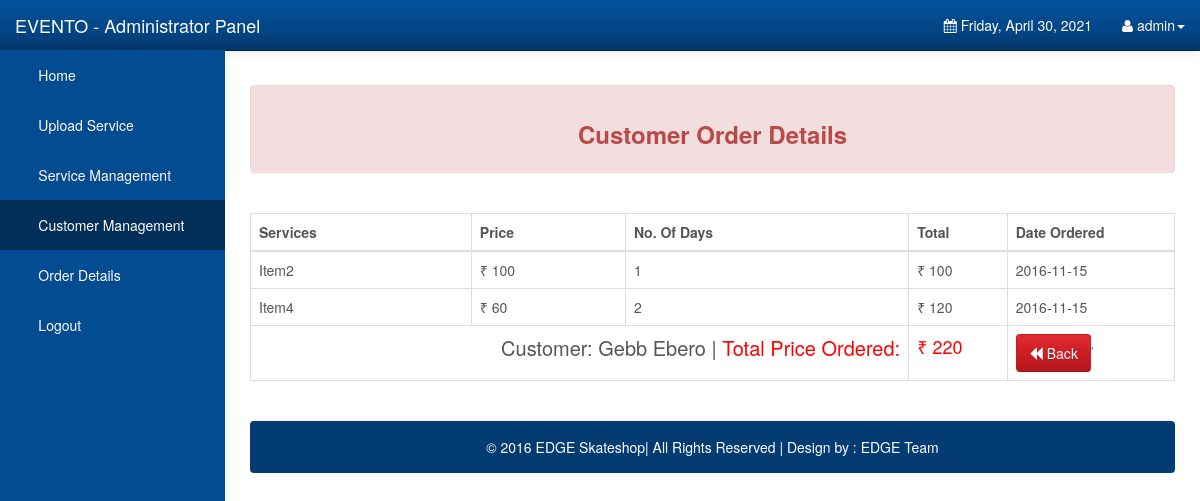
/Admin/view_orders.php?view_id=4 (signed in), run on the app's committed database.
### tables this page shows
CREATE TABLE `orderdetails` (
  `order_id` int(10) unsigned NOT NULL AUTO_INCREMENT,
  `user_id` int(11) NOT NULL DEFAULT '0',
  `order_name` varchar(1000) NOT NULL DEFAULT '',
  `order_price` double NOT NULL DEFAULT '0',
  `order_quantity` int(10) unsigned NOT NULL DEFAULT '0',
  `order_total` double NOT NULL DEFAULT '0',
  `order_status` varchar(45) NOT NULL DEFAULT '',
  `order_date` date NOT NULL DEFAULT '0000-00-00',
  PRIMARY KEY (`order_id`),
  KEY `FK_orderdetails_1` (`user_id`),
  CONSTRAINT `FK_orderdetails_1` FOREIGN KEY (`user_id`) REFERENCES `users` (`user_id`) ON DELETE CASCADE ON UPDATE CASCADE
);

CREATE TABLE `users` (
  `user_id` int(11) NOT NULL AUTO_INCREMENT,
  `user_email` varchar(1000) NOT NULL,
  `user_password` varchar(1000) NOT NULL,
  `user_firstname` varchar(1000) NOT NULL,
  `user_lastname` varchar(1000) NOT NULL,
  `user_address` varchar(1000) NOT NULL,
  PRIMARY KEY (`user_id`)
);

### Admin/view_orders.php (the view, shortened to what this page needs)
<?php
	require_once 'config.php';
	if(isset($_GET['view_id']) && !empty($_GET['view_id']))
	{
		$view_id = $_GET['view_id'];
		$stmt_edit = $DB_con->prepare('SELECT * FROM users WHERE user_id=:user_id');
		$stmt_edit->execute(array(':user_id'=>$view_id));
		$edit_row = $stmt_edit->fetch(PDO::FETCH_ASSOC);
		extract($edit_row);
	}
	else
	{
		header("Location: customers.php");
	}
?>
<!DOCTYPE html>
<html lang="en">
<head>
    <link rel="stylesheet" type="text/css" href="bootstrap/css/bootstrap.min.css" />
    <link rel="stylesheet" type="text/css" href="font-awesome/css/font-awesome.min.css" />
    <link rel="stylesheet" type="text/css" href="css/local.css" />
</head>
<body>
    <div id="wrapper">
        <nav class="navbar navbar-inverse navbar-fixed-top" role="navigation">
            <div class="navbar-header">
                <a class="navbar-brand" href="index.php">EVENTO - Administrator Panel</a>
            </div>
            <div class="collapse navbar-collapse navbar-ex1-collapse">
                <ul class="nav navbar-nav side-nav">
                    <li><a href="index.php"> &nbsp; &nbsp; &nbsp; Home</a></li>
					<li><a data-toggle="modal" data-target="#uploadModal"> &nbsp; &nbsp; &nbsp; Upload Service</a></li>
					<li><a href="items.php"> &nbsp; &nbsp; &nbsp; Service Management</a></li>
					<li class="active"><a href="customers.php"> &nbsp; &nbsp; &nbsp; Customer Management</a></li>
					<li><a href="orderdetails.php"> &nbsp; &nbsp; &nbsp; Order Details</a></li>
					<li><a href="logout.php"> &nbsp; &nbsp; &nbsp; Logout</a></li>
                </ul>
                <ul class="nav navbar-nav navbar-right navbar-user">
                    <li class="dropdown messages-dropdown">
                        <a href="#"><i class="fa fa-calendar"></i>  <?php
                            $Today=date('y:m:d');
                            $new=date('l, F d, Y',strtotime($Today));
                            echo $new; ?></a>
                    </li>
                     <li class="dropdown user-dropdown">
                        <a href="#" class="dropdown-toggle" data-toggle="dropdown"><i class="fa fa-user"></i> <?php   extract($_SESSION); echo $admin_username; ?><b class="caret"></b></a>
                    </li>
                </ul>
            </div>
        </nav>
        <div id="page-wrapper">
			 <div class="alert alert-danger">
                          <center> <h3><strong>Customer Order Details</strong> </h3></center>
						  </div>
						  <br />
						  <div class="table-responsive">
            <table class="display table table-bordered" id="example" cellspacing="0" width="100%">
              <thead>
                <tr>
                  <th>Services</th>
                  <th>Price</th>
				  <th>No. Of Days</th>
                  <th>Total</th>
				  <th>Date Ordered</th>
                </tr>
              </thead>
              <tbody>
			  <?php
include("config.php");
	$stmt = $DB_con->prepare("SELECT * FROM orderdetails where user_id='$user_id' and order_status='Ordered'");
	$stmt->execute();
	if($stmt->rowCount() > 0)
	{
		while($row=$stmt->fetch(PDO::FETCH_ASSOC))
		{
			extract($row);
			?>
                <tr>
                 <td><?php echo $order_name; ?></td>
				 <td>&#8377; <?php echo $order_price; ?> </td>
				 <td><?php echo $order_quantity; ?></td>
				 <td>&#8377; <?php echo $order_total; ?></td>
				  <td><?php echo $order_date; ?></td>
                </tr>
              <?php
		}
		include("config.php");
		 $stmt_edit = $DB_con->prepare("select sum(order_total) as totalx from orderdetails where user_id=:user_id and order_status='Ordered'");
		$stmt_edit->execute(array(':user_id'=>$user_id));
		$edit_row = $stmt_edit->fetch(PDO::FETCH_ASSOC);
		extract($edit_row);
		echo "<tr>";
		echo "<td colspan='3' align='right' style='font-size:20px;'>Customer: ".$user_firstname." ".$user_lastname." | <span style='color:red'>Total Price Ordered:</span>";
		echo "</td>";
		echo "<td style='font-size:18px;'><span style='color:red;'>&#8377; ".$totalx."</span>";
		echo "</td>";
		 echo "<td>";
		 echo "<a class='btn btn-danger' href='customers.php'><span class='glyphicon glyphicon-backward'></span> Back<a/>'";
		 echo "</td>";
		echo "</tr>";
		echo "</tbody>";
		echo "</table>";
		echo "</div>";
		echo "<br />";
		echo '<div class="alert alert-default" style="background-color:#033c73;">
                       <p style="color:white;text-align:center;">
                       &copy 2016 EDGE Skateshop| All Rights Reserved |  Design by : EDGE Team
						</p>
                    </div>
	</div>';
		echo "</div>";
	}
?>
	<br />
	<br />
</body>
</html>

### Admin/css/local.css (style rules this page uses)
#wrapper { padding-left: 0; }
#page-wrapper { width: 100%; padding: 5px 15px; }
body { font-family: "Helvetica Neue", Helvetica, Arial, sans-serif; font-size: 14px; line-height: 1.42857143; color: #555555; background-color: #ffffff; }
.btn { display: inline-block; margin-bottom: 0; font-weight: normal; text-align: center; vertical-align: middle; cursor: pointer; background-image: none; border: 1px solid transparent; white-space: nowrap; padding: 8px 12px; font-size: 14px; line-height: 1.42857143; border-radius: 4px; -webkit-user-select: none; -moz-user-select: none; -ms-user-select: none; user-select: none; }
.btn-danger { color: #ffffff; background-color: #c71c22; border-color: #c71c22; }
.navbar-inverse { background-color: #033c73; border-color: #022f5a; }
.navbar-inverse .navbar-brand { color: #ffffff; }
.navbar-inverse .navbar-nav > li > a { color: #ffffff; }
.navbar-inverse .navbar-nav > .active > a, .navbar-inverse .navbar-nav > .active > a:hover, .navbar-inverse .navbar-nav > .active > a:focus { color: #ffffff; background-color: #022f5a; }
.navbar-inverse .navbar-collapse, .navbar-inverse .navbar-form { border-color: #022a50; }
.alert-danger { background-color: #f2dede; border-color: #eed3d7; color: #b94a48; }
.navbar { background-image: -webkit-linear-gradient(#54b4eb, #2fa4e7 60%, #1d9ce5); background-image: linear-gradient(#54b4eb, #2fa4e7 60%, #1d9ce5); background-repeat: no-repeat; filter: progid:DXImageTransform.Microsoft.gradient(startColorstr='#ff54b4eb', endColorstr='#ff1d9ce5', GradientType=0); border-bottom: 1px solid #178acc; filter: none; -webkit-box-shadow: 0 1px 10px rgba(0, 0, 0, 0.1); box-shadow: 0 1px 10px rgba(0, 0, 0, 0.1); }
.navbar .navbar-nav > li > a, .navbar-brand { text-shadow: 0 1px 0 rgba(0, 0, 0, 0.1); }
.navbar-inverse { background-image: -webkit-linear-gradient(#04519b, #044687 60%, #033769); background-image: linear-gradient(#04519b, #044687 60%, #033769); background-repeat: no-repeat; filter: progid:DXImageTransform.Microsoft.gradient(startColorstr='#ff04519b', endColorstr='#ff033769', GradientType=0); filter: none; border-bottom: 1px solid #022241; }
.btn { text-shadow: 0 1px 0 rgba(0, 0, 0, 0.1); }
.btn-danger { background-image: -webkit-linear-gradient(#e12b31, #c71c22 60%, #b5191f); background-image: linear-gradient(#e12b31, #c71c22 60%, #b5191f); background-repeat: no-repeat; filter: progid:DXImageTransform.Microsoft.gradient(startColorstr='#ffe12b31', endColorstr='#ffb5191f', GradientType=0); filter: none; border-bottom: 1px solid #9a161a; }
.clearfix:before, .clearfix:after, .container:before, .container:after, .container-fluid:before, .container-fluid:after, .row:before, .row:after, .form-horizontal .form-group:before, .form-horizontal .form-group:after, .btn-toolbar:before, .btn-toolbar:after, .btn-group-vertical > .btn-group:before, .btn-group-vertical > .btn-group:after, .nav:before, .nav:after, .navbar:before, .navbar:after, .navbar-header:before, .navbar-header:after, .navbar-collapse:before, .navbar-collapse:after, .pager:before, .pager:after, .panel-body:before, .panel-body:after, .modal-footer:before, .modal-footer:after { content: " "; display: table; }
.clearfix:after, .container:after, .container-fluid:after, .row:after, .form-horizontal .form-group:after, .btn-toolbar:after, .btn-group-vertical > .btn-group:after, .nav:after, .navbar:after, .navbar-header:after, .navbar-collapse:after, .pager:after, .panel-body:after, .modal-footer:after { clear: both; }
a { color: #2fa4e7; text-decoration: none; }
@media (min-width:768px) { #wrapper { padding-left: 225px; } }
@media (min-width:768px) { #page-wrapper { padding: 15px 25px; } }
@media (min-width:768px) { .side-nav { margin-left: -225px; left: 225px; width: 225px; position: fixed; top: 50px; height: 100%; border-radius: 0; border: none; background-color: #044C92; overflow-y: auto; } }
@media (min-width:768px) { .side-nav>li>a { width: 225px; } }
@media (min-width:768px) { .navbar-collapse { padding-left: 15px !important; padding-right: 15px !important; } }

### data on the page
orderdetails: order_name "Item2", order_price "100", order_quantity "1", order_total "100", order_date "2016-11-15"
orderdetails: order_name "Item4", order_price "60", order_quantity "2", order_total "120", order_date "2016-11-15"
users: user_firstname "Gebb", user_lastname "Ebero"

### other printed values
$admin_username "admin"
$totalx "220"
